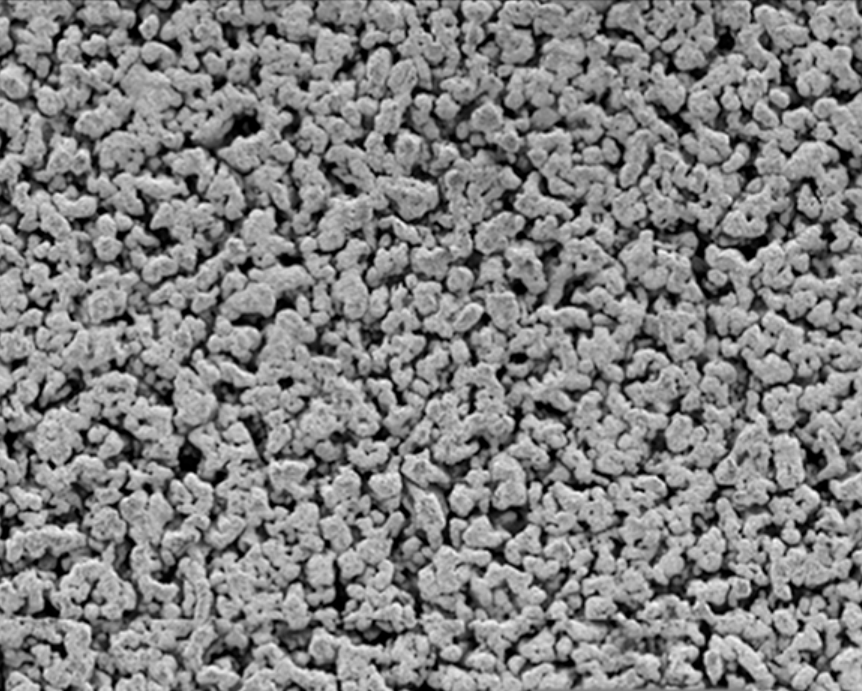
#> input picture data/ThickTiSinter_41p_270t_500mm.png, 862 x 691 px
$ python lens1.py
#> lines starting #> are read from the running program, lines starting #| are printed output that depends on the picture
import numpy as np
import matplotlib.pyplot as plt
import matplotlib.patches as mpatches
import skimage as sk
from scipy.ndimage import center_of_mass, gaussian_filter, label
import time
import math
from typing import Optional

IMG1_1: np.ndarray = sk.io.imread('data/ThickTiSinter_41p_270t_500mm.png')
#> IMG1_1 is the input picture: shape (691, 862, 4); mean R, G, B, A 129.4, 129.4, 129.4, 255
IMG1_2: np.ndarray = sk.io.imread('data/ThickTiSinter_41p_270t_500mm.png')
IMG2_1: np.ndarray = sk.io.imread('data/ThinTiSinter_52p_40t_100mm.png')
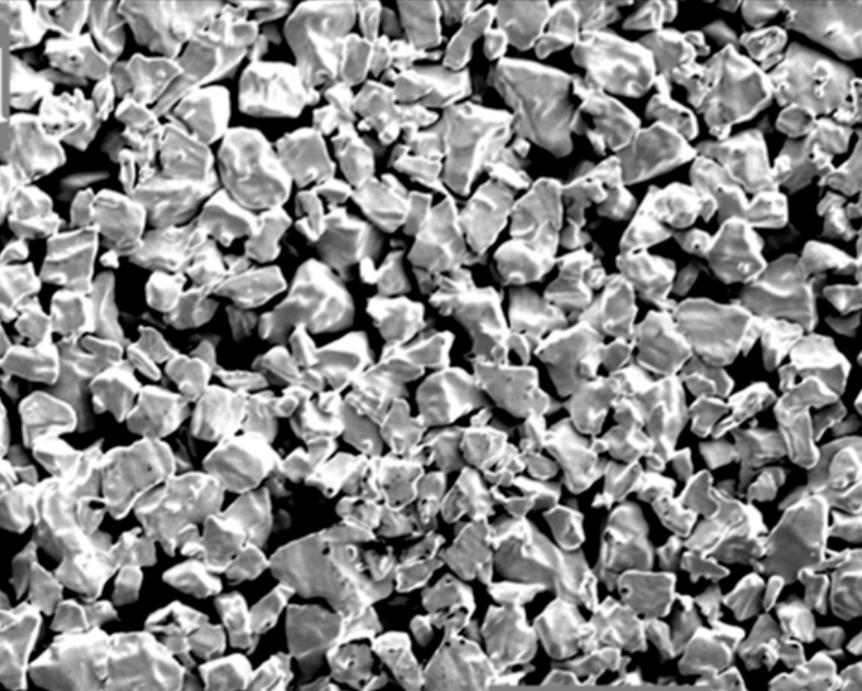
#> input picture data/ThinTiSinter_52p_40t_100mm.png, 862 x 691 px
#> IMG2_1 is the input picture: shape (691, 862, 4); mean R, G, B, A 136.3, 136.3, 136.3, 255
IMG2_2: np.ndarray = sk.io.imread('data/ThinTiSinter_52p_40t_500mm.png')
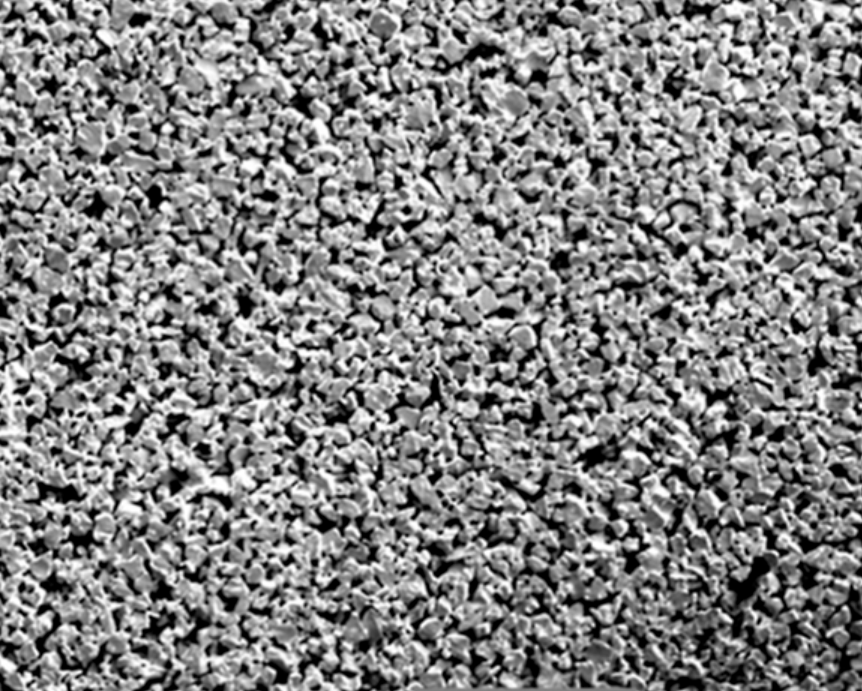
#> input picture data/ThinTiSinter_52p_40t_500mm.png, 862 x 691 px
#> IMG2_2 is the input picture: shape (691, 862, 4); mean R, G, B, A 131, 131, 131, 255
IMG3_1: np.ndarray = sk.io.imread('data/TiFelt_75p_100mm.png')
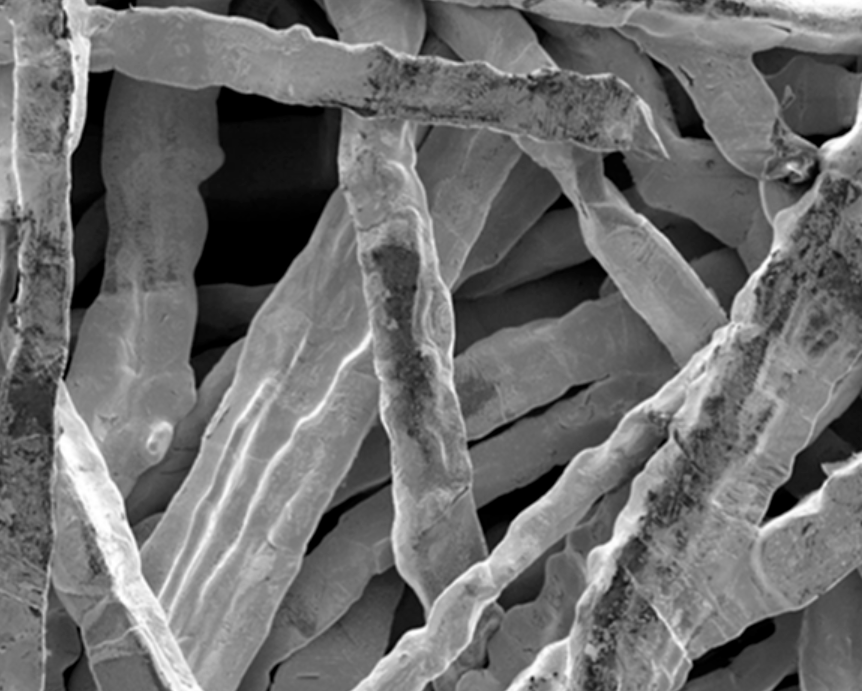
#> input picture data/TiFelt_75p_100mm.png, 862 x 691 px
#> IMG3_1 is the input picture: shape (691, 862, 4); mean R, G, B, A 110.2, 110.2, 110.2, 255
IMG3_2: np.ndarray = sk.io.imread('data/TiFelt_75p_500mm.png')
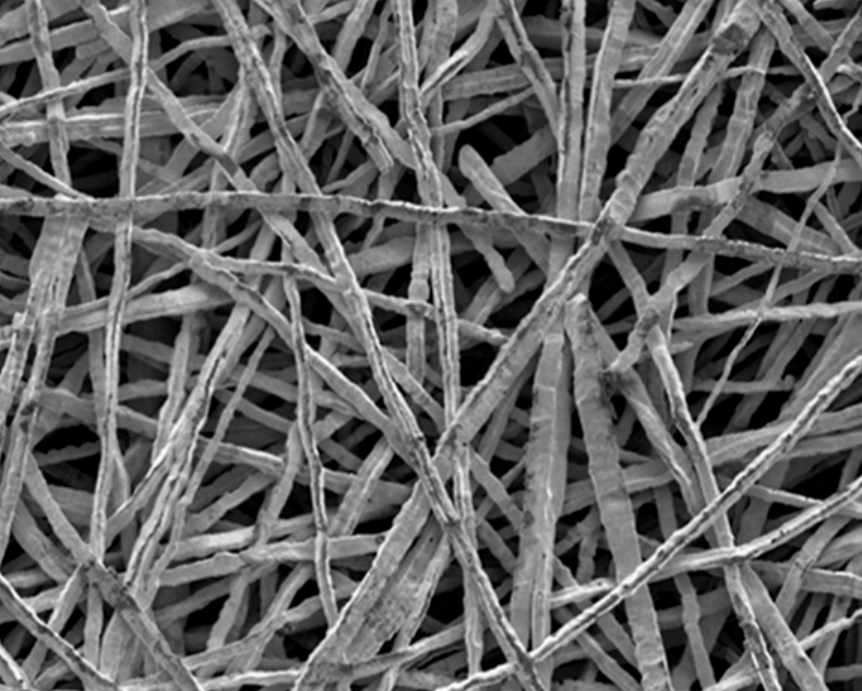
#> input picture data/TiFelt_75p_500mm.png, 862 x 691 px
#> IMG3_2 is the input picture: shape (691, 862, 4); mean R, G, B, A 100.1, 100.1, 100.1, 255

# Part 1: Thresholding methods

# [131 lines left out: functions otsu, multi_otsu, IoU, Dice, not called in this run]

class ptl_ccl:
    """
    Porous Transport Layer's Connected Components Labeling (PTL-CCL)
    """

    regions = []
    labels: Optional[np.ndarray] = None

    # [6 lines left out: function __init__, not called in this run]

    def pores(self) -> list:
        return self.regions

    def eccentricity(self, i: int) -> float:
        return self.regions[i].eccentricity

    def area(self, i: int) -> float:
        return self.regions[i].area

    def perimeter(self, i: int) -> float:
        return self.regions[i].perimeter

    def moments_hu(self, i: int) -> float:
        return self.regions[i].moments_hu

    def compactness(self, i: int) -> float:
        return (4 * math.pi * self.area(i)) / (self.perimeter(i) ** 2)

    # [31 lines left out: functions average_elongation, _render_plot, not called in this run]

    def show(self, max_labels: int = 20) -> None:
        fig, _ = self._render_plot(max_labels=max_labels)
        plt.show()

    # [4 lines left out: function save, not called in this run]

# [14 lines of commented-out code are left out]

def harris_corners(img: np.ndarray, k: float = 0.01, sigma: float = 1., t: float = 0.01, m: float =0) -> np.ndarray:
    Ix = sk.filters.sobel_h(img)
    Iy = sk.filters.sobel_v(img)

    A = gaussian_filter(Ix * Ix, sigma)
    B = gaussian_filter(Ix * Iy, sigma)
    C = gaussian_filter(Iy * Iy, sigma)

    d = A*C - B**2
    trace = A + C

    response = d - k * (trace ** 2)

    threshold = t * response.max()
    mask = response > threshold
    return sk.feature.peak_local_max(response, min_distance=m, threshold_abs=threshold)

def plot_harris_corners(img: np.ndarray, corners: np.ndarray, save_path: str = "results/harris_corners_full.png") -> None:
    """
    Overlays detected Harris corners across the entire image.

    Parameters:
      img: 2D numpy array (grayscale image)
      corners: Array of corner coordinates, typically shape (N, 2) [row, col] or [y, x]
      save_path: Output file path
    """
    fig, ax = plt.subplots(figsize=(8, 8))

    # Display the base image in grayscale
    ax.imshow(img, cmap='gray')

    # Extract x and y coordinates
    # Note: harris_corners typically returns [row, col] -> [y, x]
    if len(corners) > 0:
        y_coords, x_coords = corners[:, 0], corners[:, 1]

        # Plot red dots/crosses over detected corner points across the entire image
        ax.scatter(
            x_coords, y_coords,
            s=15, c='#e7298a', marker='o', edgecolors='black', linewidths=0.5,
            label=f'Corners Detected ({len(corners)})'
        )

    ax.set_title(f"Harris Corner Detection (Total: {len(corners)})", fontsize=13, fontweight='bold')
    ax.legend(loc='upper right', frameon=True, facecolor='white', framealpha=0.9)
    ax.axis('off')

    plt.tight_layout()
    plt.savefig(save_path, dpi=300, bbox_inches='tight')
    plt.close()
    print(f"[RESULT] Saved full-image Harris corner plot to {save_path}")

# [14 lines of commented-out code are left out]

def main():
    img = (sk.io.imread('real.png', as_gray=True) * 255.0).astype(float)

    corners = harris_corners(img / 255.0, t=0.03, m=0)

    plot_harris_corners(img, corners, save_path="results/lens1_harris_corners_full.png")


if __name__ == "__main__":
    main()
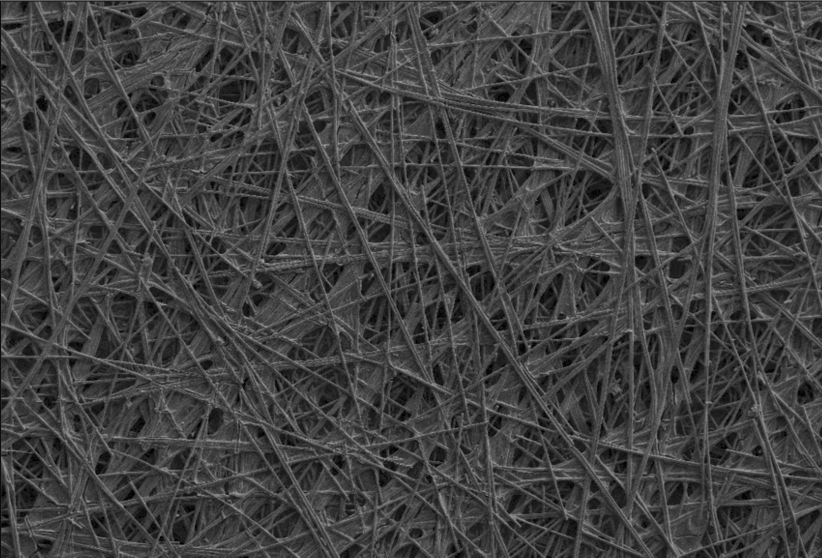
#> input picture real.png, 2466 x 1672 px (shown at 1/3 size)
#> in harris_corners, img is the input picture: shape (1672, 2466) float64; min 0, max 1, mean 0.255
#> in harris_corners, `threshold = t * response.max()`: threshold = 2.56e-05
#> in harris_corners, `mask = response > threshold`:
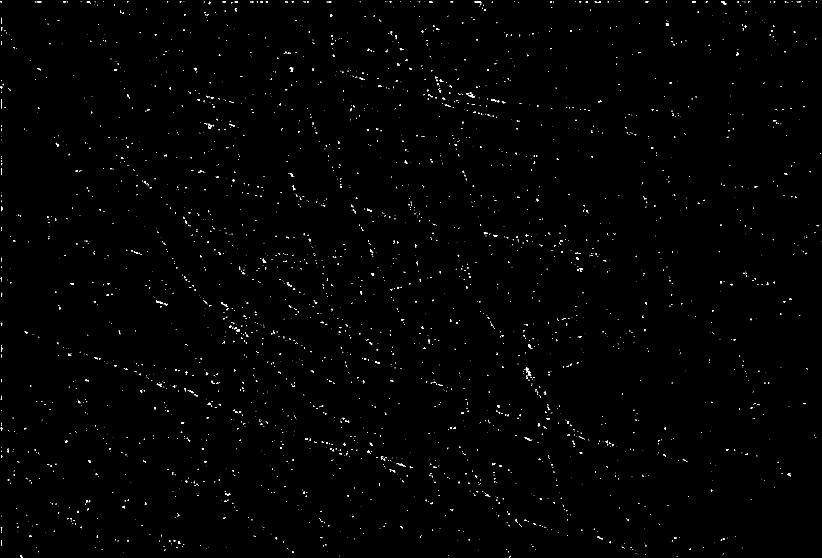
#> mask: shape (1672, 2466) bool (shown at 1/3 size); 0.51% white in thin lines or dots
#> in main, `corners = harris_corners(img / 255.0, t=0.03, m=0)`: corners = 20833 pairs, first value 3 to 1671, second value 1 to 2465
#> in plot_harris_corners, `plt.savefig(save_path, dpi=300, bbox_inches='tight')`:
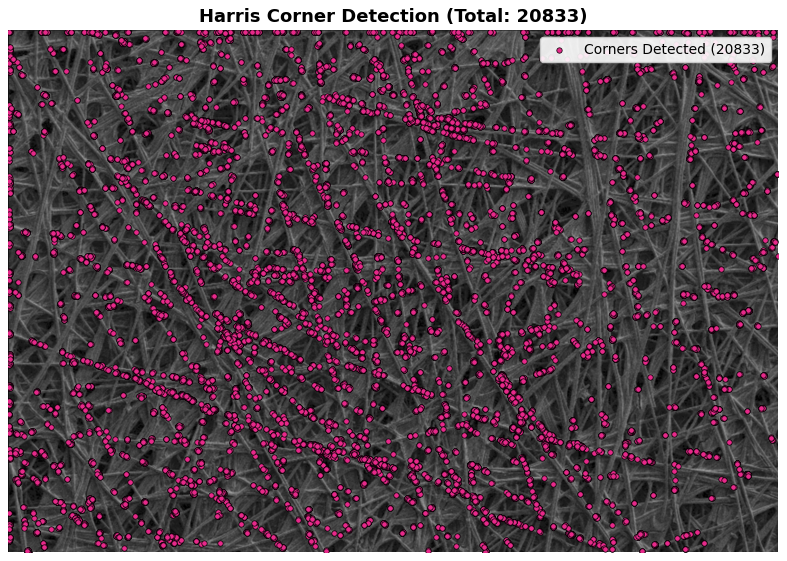
#> figure drawn by matplotlib, 1 panel
